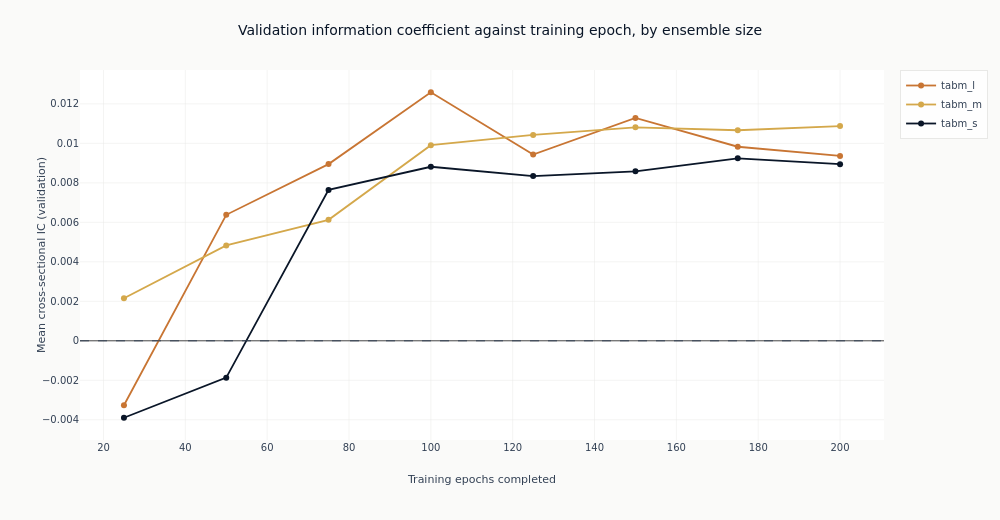

Here is the notebook cell this chart was saved with:
### Markdown cell above
### What more training does

Each line traces one configuration's out-of-sample information coefficient as training proceeds.
This is the figure the checkpoint dimension exists to produce, and it separates two things that a
single end-of-training number cannot.

A line that rises and then falls has an interior optimum: the network was still learning, then
began fitting the training window at the expense of the validation folds. A line that wanders
around zero without trend never had anything to learn, and its highest point is wherever the
noise happened to peak. Both produce a respectable-looking maximum, which is why the maximum is
not what gets carried forward.

### Code cell
curves = catalog.filter("full_coverage").sort("config_name", "checkpoint_value")
sizes = {"tabm_s": COLORS["blue"], "tabm_m": COLORS["amber"], "tabm_l": COLORS["copper"]}
fig_curves = go.Figure()
for config_name in curves.get_column("config_name").unique(maintain_order=True):
    series = curves.filter(pl.col("config_name") == config_name)
    fig_curves.add_trace(
        go.Scatter(
            x=series.get_column("checkpoint_value").to_list(),
            y=series.get_column("ic_mean").to_list(),
            mode="lines+markers",
            name=config_name,
            line=dict(color=sizes.get(config_name, COLORS["neutral"]), width=1.8),
        )
    )
fig_curves.add_hline(y=0, line_width=1, line_dash="dash", line_color=COLORS["neutral"])
fig_curves.update_layout(
    title="Validation information coefficient against training epoch, by ensemble size",
    height=520,
    width=1000,
    margin=dict(t=70),
    legend=dict(font=dict(size=10)),
)
fig_curves.update_xaxes(title_text="Training epochs completed")
fig_curves.update_yaxes(title_text="Mean cross-sectional IC (validation)")
show_plotly_with_alt(
    fig_curves,
    "Line chart of mean cross-sectional validation information coefficient against training "
    "epoch, one line per declared TabM ensemble size.",
)

### Figure 1 — Plotly figure (JSON) as saved in the notebook; plotly's stock layout.template omitted (floating-point values rounded to 4 significant figures)
{"data": [{"line": {"color": "#C87533", "width": 1.8}, "mode": "lines+markers", "name": "tabm_l", "type": "scatter", "x": [25, 50, 75, 100, 125, 150, 175, 200], "y": [-0.003263, 0.006381, 0.00895, 0.01259, 0.00943, 0.01129, 0.009829, 0.009362]}, {"line": {"color": "#D4A84B", "width": 1.8}, "mode": "lines+markers", "name": "tabm_m", "type": "scatter", "x": [25, 50, 75, 100, 125, 150, 175, 200], "y": [0.002153, 0.004833, 0.006128, 0.009909, 0.01043, 0.01081, 0.01066, 0.01087]}, {"line": {"color": "#0a1628", "width": 1.8}, "mode": "lines+markers", "name": "tabm_s", "type": "scatter", "x": [25, 50, 75, 100, 125, 150, 175, 200], "y": [-0.003896, -0.001865, 0.007644, 0.008814, 0.008341, 0.008583, 0.009241, 0.008943]}], "layout": {"height": 520, "legend": {"font": {"size": 10}}, "margin": {"t": 70}, "shapes": [{"line": {"color": "#334155", "dash": "dash", "width": 1}, "type": "line", "x0": 0, "x1": 1, "xref": "x domain", "y0": 0, "y1": 0, "yref": "y"}], "title": {"text": "Validation information coefficient against training epoch, by ensemble size"}, "width": 1000, "xaxis": {"title": {"text": "Training epochs completed"}}, "yaxis": {"title": {"text": "Mean cross-sectional IC (validation)"}}}}
